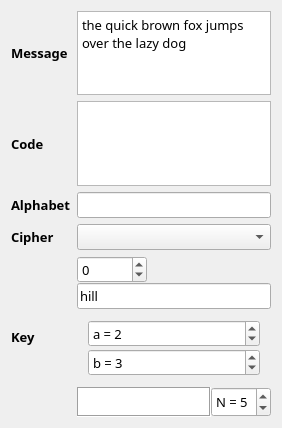
<?xml version="1.0" encoding="UTF-8"?>
<ui version="4.0">
 <class>CipherWidget</class>
 <widget class="QWidget" name="CipherWidget">
  <property name="geometry">
   <rect>
    <x>0</x>
    <y>0</y>
    <width>282</width>
    <height>428</height>
   </rect>
  </property>
  <property name="font">
   <font>
    <family>Ubuntu Mono</family>
    <pointsize>10</pointsize>
    <weight>50</weight>
    <bold>false</bold>
   </font>
  </property>
  <property name="windowTitle">
   <string>Cipher</string>
  </property>
  <layout class="QGridLayout" name="gridLayout_2">
   <item row="2" column="0">
    <layout class="QGridLayout" name="gridLayout">
     <item row="1" column="0">
      <widget class="QLabel" name="message_label">
       <property name="font">
        <font>
         <family>Ubuntu Mono</family>
         <weight>75</weight>
         <bold>true</bold>
        </font>
       </property>
       <property name="text">
        <string>Message</string>
       </property>
      </widget>
     </item>
     <item row="2" column="1">
      <widget class="QPlainTextEdit" name="code_text_edit">
       <property name="font">
        <font>
         <family>Ubuntu Mono</family>
         <weight>50</weight>
         <bold>false</bold>
        </font>
       </property>
      </widget>
     </item>
     <item row="6" column="1">
      <layout class="QVBoxLayout" name="verticalLayout">
       <property name="spacing">
        <number>0</number>
       </property>
       <property name="sizeConstraint">
        <enum>QLayout::SetMaximumSize</enum>
       </property>
       <item>
        <widget class="QSpinBox" name="key_spin_box">
         <property name="maximumSize">
          <size>
           <width>70</width>
           <height>16777215</height>
          </size>
         </property>
         <property name="font">
          <font>
           <family>Ubuntu Mono</family>
           <weight>50</weight>
           <bold>false</bold>
          </font>
         </property>
         <property name="minimum">
          <number>-2147483648</number>
         </property>
         <property name="maximum">
          <number>2147483647</number>
         </property>
        </widget>
       </item>
       <item>
        <widget class="QLineEdit" name="key_line_edit">
         <property name="enabled">
          <bool>true</bool>
         </property>
         <property name="font">
          <font>
           <family>Ubuntu Mono</family>
          </font>
         </property>
         <property name="text">
          <string>hill</string>
         </property>
         <property name="placeholderText">
          <string>key</string>
         </property>
         <property name="clearButtonEnabled">
          <bool>false</bool>
         </property>
        </widget>
       </item>
       <item>
        <widget class="QWidget" name="affine_widget" native="true">
         <layout class="QGridLayout" name="affine_key_grid">
          <property name="spacing">
           <number>2</number>
          </property>
          <item row="0" column="0">
           <widget class="QSpinBox" name="key_a_spin_box">
            <property name="font">
             <font>
              <family>Ubuntu Mono</family>
              <weight>50</weight>
              <bold>false</bold>
             </font>
            </property>
            <property name="prefix">
             <string>a = </string>
            </property>
            <property name="minimum">
             <number>-2147483648</number>
            </property>
            <property name="maximum">
             <number>2147483647</number>
            </property>
            <property name="value">
             <number>2</number>
            </property>
           </widget>
          </item>
          <item row="1" column="0">
           <widget class="QSpinBox" name="key_b_spin_box">
            <property name="font">
             <font>
              <family>Ubuntu Mono</family>
              <weight>50</weight>
              <bold>false</bold>
             </font>
            </property>
            <property name="prefix">
             <string>b = </string>
            </property>
            <property name="minimum">
             <number>-2147483648</number>
            </property>
            <property name="maximum">
             <number>2147483647</number>
            </property>
            <property name="value">
             <number>3</number>
            </property>
           </widget>
          </item>
         </layout>
        </widget>
       </item>
       <item>
        <widget class="QWidget" name="permutation_container" native="true">
         <property name="sizePolicy">
          <sizepolicy hsizetype="Preferred" vsizetype="Maximum">
           <horstretch>0</horstretch>
           <verstretch>0</verstretch>
          </sizepolicy>
         </property>
         <property name="maximumSize">
          <size>
           <width>16777215</width>
           <height>80</height>
          </size>
         </property>
         <property name="font">
          <font>
           <family>Ubuntu Mono</family>
          </font>
         </property>
         <layout class="QGridLayout" name="permutation_widget">
          <property name="sizeConstraint">
           <enum>QLayout::SetMaximumSize</enum>
          </property>
          <property name="leftMargin">
           <number>0</number>
          </property>
          <property name="topMargin">
           <number>0</number>
          </property>
          <property name="rightMargin">
           <number>0</number>
          </property>
          <property name="bottomMargin">
           <number>0</number>
          </property>
          <property name="spacing">
           <number>0</number>
          </property>
          <item row="0" column="0">
           <widget class="QListWidget" name="permutation_keys">
            <property name="sizePolicy">
             <sizepolicy hsizetype="Minimum" vsizetype="Minimum">
              <horstretch>0</horstretch>
              <verstretch>0</verstretch>
             </sizepolicy>
            </property>
            <property name="maximumSize">
             <size>
              <width>16777215</width>
              <height>30</height>
             </size>
            </property>
            <property name="font">
             <font>
              <family>Ubuntu Mono</family>
             </font>
            </property>
            <property name="cursor" stdset="0">
             <cursorShape>OpenHandCursor</cursorShape>
            </property>
            <property name="contextMenuPolicy">
             <enum>Qt::DefaultContextMenu</enum>
            </property>
            <property name="acceptDrops">
             <bool>true</bool>
            </property>
            <property name="layoutDirection">
             <enum>Qt::LeftToRight</enum>
            </property>
            <property name="frameShape">
             <enum>QFrame::Box</enum>
            </property>
            <property name="frameShadow">
             <enum>QFrame::Sunken</enum>
            </property>
            <property name="lineWidth">
             <number>1</number>
            </property>
            <property name="horizontalScrollBarPolicy">
             <enum>Qt::ScrollBarAlwaysOff</enum>
            </property>
            <property name="sizeAdjustPolicy">
             <enum>QAbstractScrollArea::AdjustToContentsOnFirstShow</enum>
            </property>
            <property name="dragEnabled">
             <bool>true</bool>
            </property>
            <property name="dragDropOverwriteMode">
             <bool>true</bool>
            </property>
            <property name="dragDropMode">
             <enum>QAbstractItemView::DropOnly</enum>
            </property>
            <property name="defaultDropAction">
             <enum>Qt::MoveAction</enum>
            </property>
            <property name="alternatingRowColors">
             <bool>false</bool>
            </property>
            <property name="textElideMode">
             <enum>Qt::ElideMiddle</enum>
            </property>
            <property name="movement">
             <enum>QListView::Static</enum>
            </property>
            <property name="flow">
             <enum>QListView::LeftToRight</enum>
            </property>
            <property name="resizeMode">
             <enum>QListView::Adjust</enum>
            </property>
            <property name="spacing">
             <number>0</number>
            </property>
            <property name="viewMode">
             <enum>QListView::ListMode</enum>
            </property>
            <property name="uniformItemSizes">
             <bool>false</bool>
            </property>
            <property name="selectionRectVisible">
             <bool>true</bool>
            </property>
           </widget>
          </item>
          <item row="0" column="1">
           <widget class="QSpinBox" name="permutation_spin_box">
            <property name="maximumSize">
             <size>
              <width>60</width>
              <height>30</height>
             </size>
            </property>
            <property name="prefix">
             <string>N = </string>
            </property>
            <property name="minimum">
             <number>1</number>
            </property>
            <property name="maximum">
             <number>20</number>
            </property>
            <property name="value">
             <number>5</number>
            </property>
           </widget>
          </item>
         </layout>
        </widget>
       </item>
      </layout>
     </item>
     <item row="2" column="0">
      <widget class="QLabel" name="code_label">
       <property name="font">
        <font>
         <family>Ubuntu Mono</family>
         <weight>75</weight>
         <bold>true</bold>
        </font>
       </property>
       <property name="text">
        <string>Code</string>
       </property>
      </widget>
     </item>
     <item row="1" column="1">
      <widget class="QPlainTextEdit" name="message_text_edit">
       <property name="font">
        <font>
         <family>Ubuntu Mono</family>
         <weight>50</weight>
         <bold>false</bold>
        </font>
       </property>
       <property name="plainText">
        <string>the quick brown fox jumps over the lazy dog</string>
       </property>
      </widget>
     </item>
     <item row="6" column="0">
      <widget class="QLabel" name="key_label">
       <property name="font">
        <font>
         <family>Ubuntu Mono</family>
         <weight>75</weight>
         <bold>true</bold>
        </font>
       </property>
       <property name="text">
        <string>Key</string>
       </property>
      </widget>
     </item>
     <item row="5" column="0">
      <widget class="QLabel" name="cipher_label">
       <property name="font">
        <font>
         <family>Ubuntu Mono</family>
         <weight>75</weight>
         <bold>true</bold>
        </font>
       </property>
       <property name="text">
        <string>Cipher</string>
       </property>
      </widget>
     </item>
     <item row="4" column="0">
      <widget class="QLabel" name="alphabet_label">
       <property name="font">
        <font>
         <family>Ubuntu Mono</family>
         <weight>75</weight>
         <bold>true</bold>
        </font>
       </property>
       <property name="text">
        <string>Alphabet</string>
       </property>
      </widget>
     </item>
     <item row="5" column="1">
      <widget class="QComboBox" name="cipher_combo_box">
       <property name="font">
        <font>
         <family>Ubuntu Mono</family>
         <weight>50</weight>
         <bold>false</bold>
        </font>
       </property>
      </widget>
     </item>
     <item row="4" column="1">
      <widget class="QLineEdit" name="alphabet_line_edit">
       <property name="font">
        <font>
         <family>Ubuntu Mono</family>
         <weight>50</weight>
         <bold>false</bold>
        </font>
       </property>
      </widget>
     </item>
    </layout>
   </item>
  </layout>
 </widget>
 <layoutdefault spacing="6" margin="11"/>
 <resources>
  <include location="../qdarkstyle/style.qrc"/>
 </resources>
 <connections/>
</ui>
